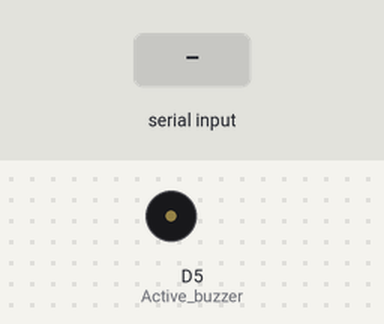
Simulated run of this sketch. Board: ESP8266 (NodeMCU). On the bench: buzzer (waves = sounding, pin HIGH). The inputs (shaded band) are chosen by the test bench. WiFi joins after 1.5 s; servers stay silent unless stated; network time is answered at once with the bench clock; the local clock reads 2024-03-15 10:24:30 at power-on unless the sketch sets it; what the sketch prints to the serial monitor is not drawn.

Above: at 3.2 s.
3.3 s: "checkTime" received over Serial
At 4.7 s:
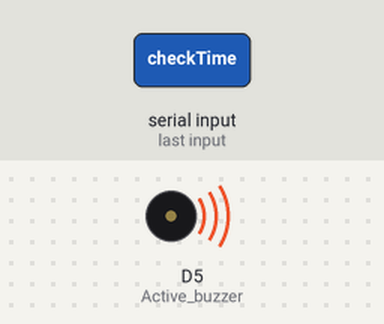
5.8 s: "turnoffbuzz" received over Serial
At 7.9 s:
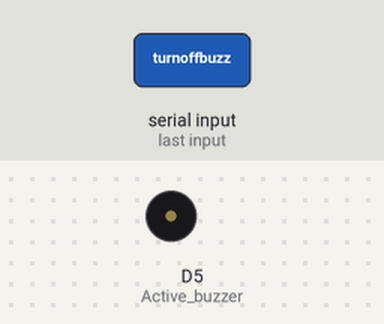
Timing chart, 0 to 9.4 s (numbered marks = the images above; inputs shaded):
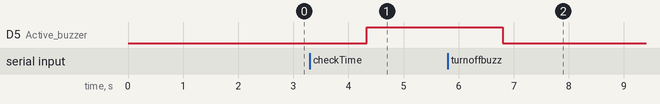

The sketch:

esp_final_code.ino
```cpp
#include <NTPClient.h>
#include <ESP8266WiFi.h>
#include <ESP8266HTTPClient.h>
#include <WiFiUdp.h>

const char* ssid = "CMSM";
const char* password = "12345678";

const unsigned char Active_buzzer = D5;

const long utcOffsetInSeconds = 10800;

char daysOfTheWeek[7][12] = {"Sunday", "Monday", "Tuesday", "Wednesday", "Thursday", "Friday", "Saturday"};

// Define NTP Client to get time
WiFiUDP ntpUDP;
NTPClient timeClient(ntpUDP, "pool.ntp.org", utcOffsetInSeconds);

void setup() {
  Serial.begin(115200); // serial to arduino
  while(!Serial){}      // wait to connect to arduino
  ConnectToWiFi();      // connect to WiFi
  timeClient.begin(); //---------
  pinMode (Active_buzzer,OUTPUT) ;
}

// ----------------------//
void loop()
{
  // put your main code here, to run repeatedly:
  if(Serial.available())
  {
    String data = Serial.readString();
    if(data.equals("checkTime"))
    {
      timeClient.update();
      if( (timeClient.getHours() < 6) && (timeClient.getHours() > 18) )
      {
        digitalWrite(Active_buzzer,HIGH) ; //Turn on active buzzer
      }

      String day = daysOfTheWeek[timeClient.getDay()];
      if( ( day.equals("Friday")) || ( day.equals("Saturday") ) )
      {
        digitalWrite(Active_buzzer,HIGH) ; //Turn on active buzzer
      }
    }
    else if(data.equals("turnoffbuzz"))
    {
      digitalWrite(Active_buzzer,LOW) ; //Turn off active buzzer
    }
    else
    {
      Serial.println(data);
    }
    sendGetRequest(data);
  }
}

// -------------------------//
void ConnectToWiFi()
{
  WiFi.begin(ssid, password);
  Serial.print("Connecting ");
  while(WiFi.status() != WL_CONNECTED) {
    delay(1000);
    Serial.print(" .");
  }
  Serial.println("Connected Successfully!");
}

// -------------------------- //
void sendGetRequest(String data)
{
    if (WiFi.status() == WL_CONNECTED) //Check WiFi connection status
    {
      HTTPClient http;  //Declare an object of class HTTPClient

      http.begin(data);  //Specify request destination
      int httpCode = http.GET();                                  //Send the request
      if (httpCode > 0) //Check the returning code
      {
        String payload = http.getString();   //Get the request response payload
        Serial.println(payload);             //Print the response payload
      }
      http.end();   //Close connection
    }
    else
    {
      ConnectToWiFi();
    }
}
```

Measured:
- after the input at 3.3 s, D5 (Active_buzzer): LOW → HIGH after 1.0 s
- after the input at 5.8 s, D5 (Active_buzzer): HIGH → LOW after 1.0 s
